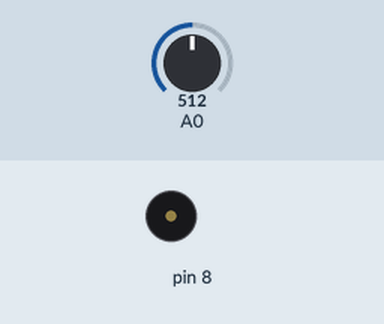
The sketch below on a simulated Arduino Uno, built with avr-gcc and run on an emulated ATmega328P. Parts: buzzer (waves = sounding). The inputs (shaded band) are chosen by the test bench; at power-on: A0 = 512.

Above: at 5.2 s.
5.3 s: A0 set to 496
At 5.57 s:
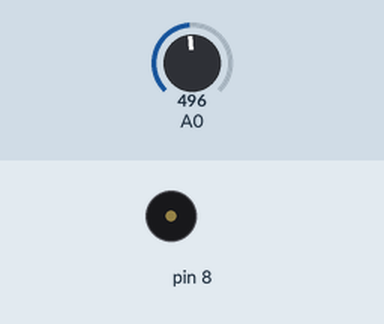
8.3 s: A0 set to 716
At 9.71 s:
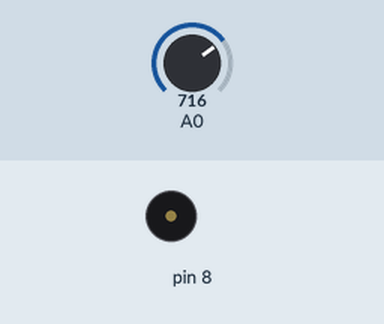
Timing chart, 0 to 17.3 s (numbered marks = the images above; inputs shaded):
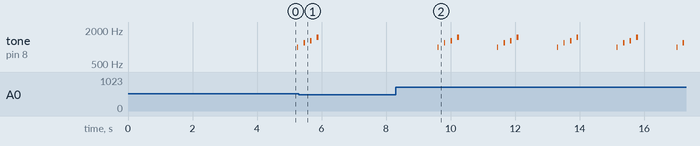

Measured:
- after the input at 5.3 s, tone on pin 8: goes on until 5.9 s, then stays silent
- after the input at 8.3 s, tone on pin 8: silent → 1000 Hz after 1.3 s, then repeats every 1.9 s: silent 0.17 s, 1200 Hz 0.04 s, silent 0.16 s, 1300 Hz 0.05 s, silent 0.15 s, 1500 Hz 0.06 s, silent 1.2 s, 1000 Hz 0.03 s

The sketch:

notify.ino
```cpp
int sensorValue = 0;
int sensorLow = 1023;
int sensorHigh = 0;
int loops = 0;

void setup() {
  Serial.begin(9600);

  while(millis() < 4000){
    sensorValue = analogRead(A0);
    if(sensorValue > sensorHigh){
      sensorHigh = sensorValue;
    }
    if(sensorValue < sensorLow){
      sensorLow = sensorValue;
    }
  }
}

void loop() {
  sensorValue = analogRead(A0);

  if(sensorValue >= sensorHigh){
    loops++;
  }else{
    loops=0;
  }

  if(loops > 5){
    tone(8, 1000, 30);
    delay(200);
    tone(8, 1200, 40);
    delay(200);
    tone(8, 1300, 50);
    delay(200);
    tone(8, 1500, 60);
    loops = 0;

  }else{
    delay(250);
  }

}
```
